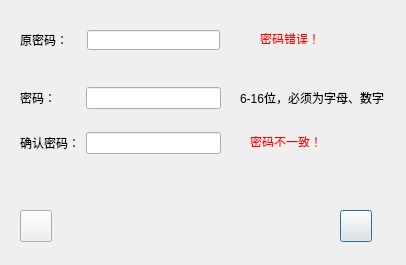
<?xml version="1.0" encoding="UTF-8"?>
<ui version="4.0">
 <class>ChangePwd</class>
 <widget class="QDialog" name="ChangePwd">
  <property name="geometry">
   <rect>
    <x>0</x>
    <y>0</y>
    <width>406</width>
    <height>265</height>
   </rect>
  </property>
  <property name="windowTitle">
   <string>修改自己的密码</string>
  </property>
  <widget class="QPushButton" name="pushButtonSave">
   <property name="geometry">
    <rect>
     <x>340</x>
     <y>210</y>
     <width>32</width>
     <height>32</height>
    </rect>
   </property>
   <property name="text">
    <string/>
   </property>
   <property name="icon">
    <iconset resource="../image/image.qrc">
     <normaloff>:/new/prefix1/save.gif</normaloff>:/new/prefix1/save.gif</iconset>
   </property>
   <property name="iconSize">
    <size>
     <width>32</width>
     <height>32</height>
    </size>
   </property>
  </widget>
  <widget class="QPushButton" name="pushButtonBack">
   <property name="geometry">
    <rect>
     <x>20</x>
     <y>210</y>
     <width>32</width>
     <height>32</height>
    </rect>
   </property>
   <property name="text">
    <string/>
   </property>
   <property name="icon">
    <iconset resource="../image/image.qrc">
     <normaloff>:/new/prefix1/back.gif</normaloff>:/new/prefix1/back.gif</iconset>
   </property>
   <property name="iconSize">
    <size>
     <width>32</width>
     <height>32</height>
    </size>
   </property>
  </widget>
  <widget class="QLabel" name="labelPwdCheck">
   <property name="geometry">
    <rect>
     <x>240</x>
     <y>92</y>
     <width>144</width>
     <height>12</height>
    </rect>
   </property>
   <property name="text">
    <string>6-16位，必须为字母、数字</string>
   </property>
  </widget>
  <widget class="QLabel" name="labelPwdConfirm">
   <property name="enabled">
    <bool>true</bool>
   </property>
   <property name="geometry">
    <rect>
     <x>250</x>
     <y>133</y>
     <width>72</width>
     <height>14</height>
    </rect>
   </property>
   <property name="text">
    <string>&lt;html&gt;&lt;head/&gt;&lt;body&gt;&lt;p&gt;&lt;span style=&quot; color:#ff0000;&quot;&gt;密码不一致！&lt;/span&gt;&lt;/p&gt;&lt;/body&gt;&lt;/html&gt;</string>
   </property>
  </widget>
  <widget class="QWidget" name="layoutWidget">
   <property name="geometry">
    <rect>
     <x>20</x>
     <y>70</y>
     <width>201</width>
     <height>101</height>
    </rect>
   </property>
   <layout class="QGridLayout" name="gridLayout">
    <item row="0" column="0">
     <widget class="QLabel" name="label">
      <property name="text">
       <string>密码：</string>
      </property>
     </widget>
    </item>
    <item row="0" column="1">
     <widget class="QLineEdit" name="lineEditPwd">
      <property name="inputMask">
       <string/>
      </property>
      <property name="text">
       <string/>
      </property>
      <property name="echoMode">
       <enum>QLineEdit::Password</enum>
      </property>
     </widget>
    </item>
    <item row="1" column="0">
     <widget class="QLabel" name="label_2">
      <property name="text">
       <string>确认密码：</string>
      </property>
     </widget>
    </item>
    <item row="1" column="1">
     <widget class="QLineEdit" name="lineEditConfirPwd">
      <property name="echoMode">
       <enum>QLineEdit::Password</enum>
      </property>
     </widget>
    </item>
   </layout>
  </widget>
  <widget class="QLabel" name="labelG2">
   <property name="enabled">
    <bool>true</bool>
   </property>
   <property name="geometry">
    <rect>
     <x>230</x>
     <y>130</y>
     <width>20</width>
     <height>20</height>
    </rect>
   </property>
   <property name="text">
    <string/>
   </property>
   <property name="pixmap">
    <pixmap resource="../image/image.qrc">:/new/prefix1/right.gif</pixmap>
   </property>
   <property name="scaledContents">
    <bool>true</bool>
   </property>
  </widget>
  <widget class="QLabel" name="labelG1">
   <property name="enabled">
    <bool>true</bool>
   </property>
   <property name="geometry">
    <rect>
     <x>230</x>
     <y>90</y>
     <width>20</width>
     <height>20</height>
    </rect>
   </property>
   <property name="text">
    <string/>
   </property>
   <property name="pixmap">
    <pixmap resource="../image/image.qrc">:/new/prefix1/right.gif</pixmap>
   </property>
   <property name="scaledContents">
    <bool>true</bool>
   </property>
  </widget>
  <widget class="QLabel" name="label_3">
   <property name="geometry">
    <rect>
     <x>20</x>
     <y>30</y>
     <width>60</width>
     <height>20</height>
    </rect>
   </property>
   <property name="text">
    <string>原密码：</string>
   </property>
  </widget>
  <widget class="QLineEdit" name="lineEditOldPwd">
   <property name="geometry">
    <rect>
     <x>87</x>
     <y>30</y>
     <width>133</width>
     <height>20</height>
    </rect>
   </property>
   <property name="inputMask">
    <string/>
   </property>
   <property name="text">
    <string/>
   </property>
   <property name="echoMode">
    <enum>QLineEdit::Password</enum>
   </property>
  </widget>
  <widget class="QLabel" name="labelOldPwd">
   <property name="enabled">
    <bool>true</bool>
   </property>
   <property name="geometry">
    <rect>
     <x>260</x>
     <y>30</y>
     <width>60</width>
     <height>14</height>
    </rect>
   </property>
   <property name="text">
    <string>&lt;html&gt;&lt;head/&gt;&lt;body&gt;&lt;p&gt;&lt;span style=&quot; color:#ff0000;&quot;&gt;密码错误！&lt;/span&gt;&lt;/p&gt;&lt;/body&gt;&lt;/html&gt;</string>
   </property>
  </widget>
  <widget class="QLabel" name="labelG1_2">
   <property name="enabled">
    <bool>true</bool>
   </property>
   <property name="geometry">
    <rect>
     <x>230</x>
     <y>27</y>
     <width>20</width>
     <height>20</height>
    </rect>
   </property>
   <property name="text">
    <string/>
   </property>
   <property name="pixmap">
    <pixmap resource="../image/image.qrc">:/new/prefix1/right.gif</pixmap>
   </property>
   <property name="scaledContents">
    <bool>true</bool>
   </property>
  </widget>
 </widget>
 <tabstops>
  <tabstop>lineEditOldPwd</tabstop>
  <tabstop>lineEditPwd</tabstop>
  <tabstop>lineEditConfirPwd</tabstop>
  <tabstop>pushButtonSave</tabstop>
  <tabstop>pushButtonBack</tabstop>
 </tabstops>
 <resources>
  <include location="../image/image.qrc"/>
 </resources>
 <connections/>
</ui>
